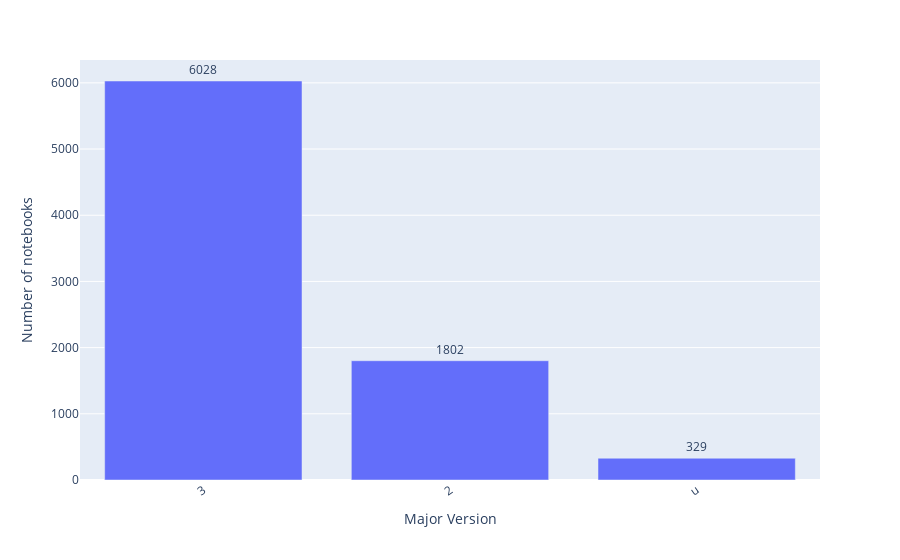

Notebook code for this chart:
### Code cell
fig = px.bar(python_major_version_df, x='index', y='major_version')
fig.update_traces(texttemplate='%{y:.s}', textposition='outside')
fig.update_layout(uniformtext_minsize=8, uniformtext_mode='hide', xaxis_tickangle=-35, xaxis_title = 'Major Version', 
                 yaxis_title = 'Number of notebooks')
fig.show()
filename = 'python_major_version'
fig.write_image(OUTPUT_DIR + '/' + filename + '.pdf', scale=1.0)

### Figure 1 — Plotly figure (JSON) as saved in the notebook; plotly's stock layout.template omitted (floating-point values rounded to 4 significant figures)
{"data": [{"alignmentgroup": "True", "hovertemplate": "index=%{x}<br>major_version=%{y}<extra></extra>", "legendgroup": "", "marker": {"color": "#636efa", "pattern": {"shape": ""}}, "name": "", "offsetgroup": "", "orientation": "v", "showlegend": false, "textposition": "outside", "texttemplate": "%{y:.s}", "type": "bar", "x": ["3", "2", "u"], "xaxis": "x", "y": [6028, 1802, 329], "yaxis": "y"}], "layout": {"autosize": true, "barmode": "relative", "legend": {"tracegroupgap": 0}, "margin": {"t": 60}, "uniformtext": {"minsize": 8, "mode": "hide"}, "xaxis": {"anchor": "y", "autorange": true, "domain": [0, 1], "range": [-0.5, 2.5], "tickangle": -35, "title": {"text": "Major Version"}, "type": "category"}, "yaxis": {"anchor": "x", "autorange": true, "domain": [0, 1], "range": [0, 6345.0], "title": {"text": "Number of notebooks"}, "type": "linear"}}}
